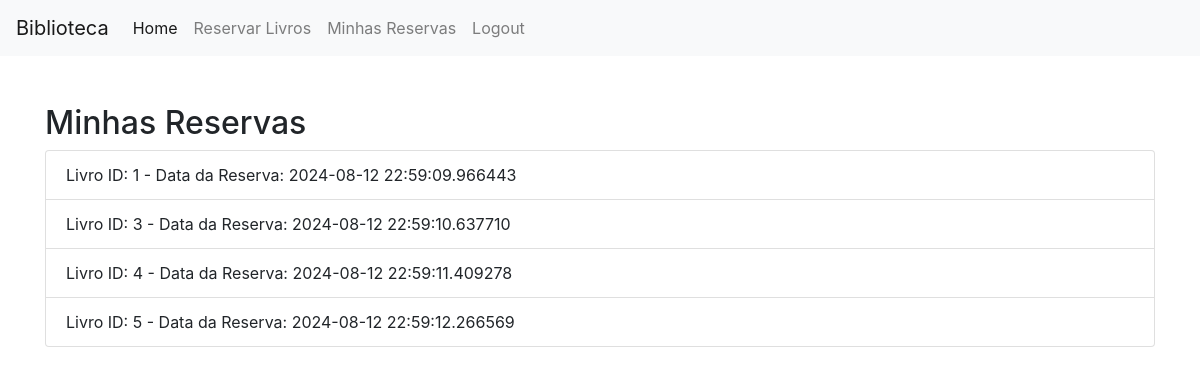
Page /minhas_reservas (signed in) on the committed database.
### app.py (models this page shows, shortened)
class Reservation(db.Model):
    id = db.Column(db.Integer, primary_key=True)
    user_id = db.Column(db.Integer, db.ForeignKey('user.id'), nullable=False)
    book_id = db.Column(db.Integer, db.ForeignKey('livro.id'), nullable=False)
    date_reserved = db.Column(db.DateTime, nullable=False, default=datetime.utcnow)

### app.py (the view)
@app.route("/minhas_reservas")
@login_required
def minhas_reservas():
    reservas = Reservation.query.filter_by(user_id=current_user.id).all()
    return render_template("minhas_reservas.html", reservas=reservas)

### app.py (called while the page is built)
@login_manager.user_loader
def load_user(user_id):
    return User.query.get(int(user_id))

### templates/minhas_reservas.html (shortened to what this page needs)
<!DOCTYPE html>
<html>
  <head>
    <link rel="stylesheet" href="https://maxcdn.bootstrapcdn.com/bootstrap/4.0.0/css/bootstrap.min.css" />
  </head>
  <body>
    {% include '_navbar.html' %}
    <div class="container mt-5">
      <h2>Minhas Reservas</h2>
      <ul class="list-group">
        {% for reserva in reservas %}
        <li class="list-group-item d-flex justify-content-between align-items-center">
          Livro ID: {{ reserva.book_id }} - Data da Reserva: {{ reserva.date_reserved }}
        </li>
        {% endfor %}
      </ul>
    </div>
  </body>
</html>

### rows in the picture
Reservation: book_id "1", date_reserved "2024-08-12 22:59:09.966443"
Reservation: book_id "3", date_reserved "2024-08-12 22:59:10.637710"
Reservation: book_id "4", date_reserved "2024-08-12 22:59:11.409278"
Reservation: book_id "5", date_reserved "2024-08-12 22:59:12.266569"
